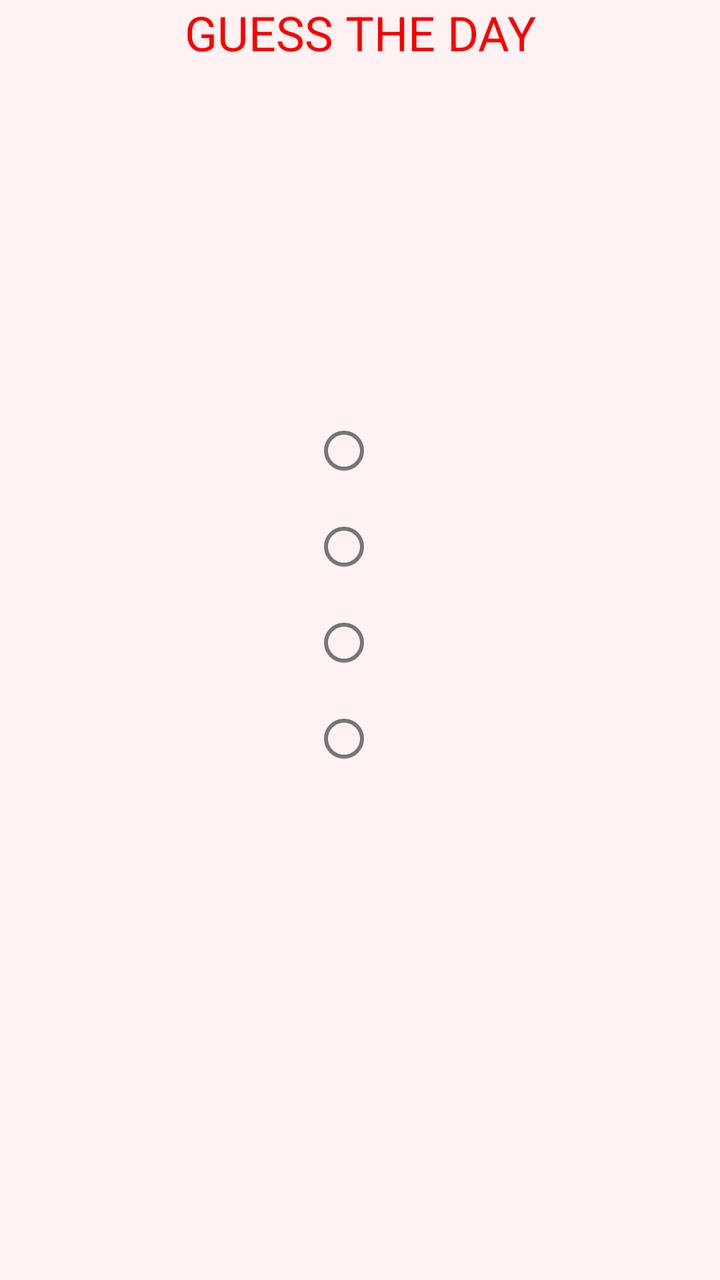
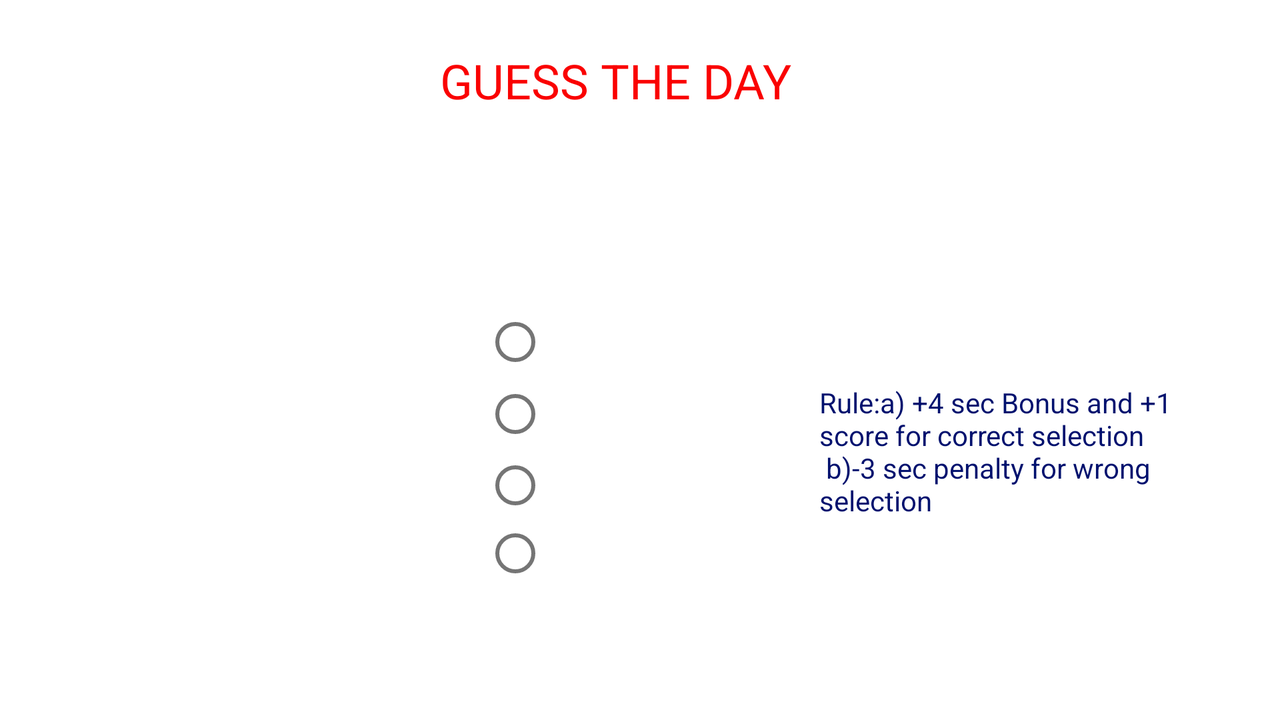

First picture: res/layout/ on a phone held upright. Second picture: the repository's own variant of that layout, on a device whose configuration matches the variant's folder. Source for both follows.
<!-- AndroidManifest.xml: application theme Theme.GuessTheDay -->
<!-- res/layout/activity_main.xml -->
<?xml version="1.0" encoding="utf-8"?>
<androidx.constraintlayout.widget.ConstraintLayout xmlns:android="http://schemas.android.com/apk/res/android"
    xmlns:app="http://schemas.android.com/apk/res-auto"
    xmlns:tools="http://schemas.android.com/tools"
    android:layout_width="match_parent"
    android:layout_height="match_parent"
    android:background="#FFF2F2"
    tools:context=".MainActivity">

    <TextView
        android:id="@+id/textView"
        android:layout_width="wrap_content"
        android:layout_height="wrap_content"
        android:text="@string/textview"
        android:textColor="#FA0101"
        android:textSize="24sp"
        app:layout_constraintEnd_toEndOf="parent"
        app:layout_constraintStart_toStartOf="parent"
        app:layout_constraintTop_toTopOf="parent" />


    <TextView
        android:id="@+id/textView2"
        android:layout_width="291dp"
        android:layout_height="77dp"
        android:layout_marginTop="92dp"
        android:text="@string/textview2"
        android:textColor="#200157"
        android:textColorHint="#28016E"
        android:textSize="20sp"
        android:textStyle="bold"
        app:layout_constraintBottom_toBottomOf="parent"
        app:layout_constraintEnd_toEndOf="parent"
        app:layout_constraintStart_toStartOf="parent"
        app:layout_constraintTop_toBottomOf="@+id/textView"
        app:layout_constraintVertical_bias="0.0" />

    <TextView
        android:id="@+id/textView3"
        android:layout_width="wrap_content"
        android:layout_height="wrap_content"
        android:layout_marginTop="256dp"
        android:text=""
        android:textColor="#F80000"
        app:layout_constraintBottom_toBottomOf="parent"
        app:layout_constraintEnd_toEndOf="parent"
        app:layout_constraintHorizontal_bias="0.498"
        app:layout_constraintStart_toStartOf="parent"
        app:layout_constraintTop_toBottomOf="@+id/textView2"
        app:layout_constraintVertical_bias="0.004" />

    <RadioGroup
        android:id="@+id/radioGroup2"
        android:layout_width="wrap_content"
        android:layout_height="wrap_content"
        app:layout_constraintBottom_toTopOf="@+id/radioGroup"
        app:layout_constraintEnd_toEndOf="parent"
        app:layout_constraintHorizontal_bias="0.5"
        app:layout_constraintStart_toStartOf="parent"
        app:layout_constraintTop_toBottomOf="@+id/textView2">

        <RadioButton
            android:id="@+id/radioButton"
            android:layout_width="match_parent"
            android:layout_height="wrap_content"
            android:checked="false"
            android:textColor="#00158C" />

        <RadioButton
            android:id="@+id/radioButton2"
            android:layout_width="match_parent"
            android:layout_height="wrap_content"
            android:checked="false"
            android:textColor="#00158C" />

        <RadioButton
            android:id="@+id/radioButton3"
            android:layout_width="match_parent"
            android:layout_height="wrap_content"
            android:checked="false"
            android:textColor="#00158C" />

        <RadioButton
            android:id="@+id/radioButton4"
            android:layout_width="match_parent"
            android:layout_height="wrap_content"
            android:checked="false"
            android:textColor="#00158C" />
    </RadioGroup>


</androidx.constraintlayout.widget.ConstraintLayout>
<!-- resources referenced by this layout -->
<resources>
  <string name="textview"><h2>GUESS THE DAY</h2></string>
  <string name="textview2" />
  <style name="Theme.GuessTheDay" parent="Theme.MaterialComponents.DayNight.DarkActionBar">
          
          <item name="colorPrimary">@color/purple_500</item>
          <item name="colorPrimaryVariant">@color/purple_700</item>
          <item name="colorOnPrimary">@color/white</item>
          
          <item name="colorSecondary">@color/teal_200</item>
          <item name="colorSecondaryVariant">@color/teal_700</item>
          <item name="colorOnSecondary">@color/black</item>
          
          <item name="android:statusBarColor" tools:targetApi="l">?attr/colorPrimaryVariant</item>
          
      </style>
  <color name="purple_500">#FF6200EE</color>
  <color name="purple_700">#FF3700B3</color>
  <color name="white">#FFFFFFFF</color>
  <color name="teal_200">#FF03DAC5</color>
  <color name="teal_700">#FF018786</color>
  <color name="black">#FF000000</color>
</resources>
<!-- res/layout-land/activity_main.xml (the repository's variant of the layout above) -->
<!-- drawn on the phone turned sideways -->
<?xml version="1.0" encoding="utf-8"?>
<androidx.constraintlayout.widget.ConstraintLayout xmlns:android="http://schemas.android.com/apk/res/android"
    xmlns:app="http://schemas.android.com/apk/res-auto"
    xmlns:tools="http://schemas.android.com/tools"
    android:layout_width="match_parent"
    android:layout_height="match_parent"
    tools:context=".MainActivity">


    <TextView
        android:id="@+id/textView"
        android:layout_width="250dp"
        android:layout_height="61dp"
        android:layout_marginTop="24dp"
        android:text="@string/textview"
        android:textColor="#FA0101"
        android:textSize="24sp"
        app:layout_constraintEnd_toEndOf="parent"
        app:layout_constraintHorizontal_bias="0.564"
        app:layout_constraintStart_toStartOf="parent"
        app:layout_constraintTop_toTopOf="parent" />

    <TextView
        android:id="@+id/textView2"
        android:layout_width="242dp"
        android:layout_height="63dp"
        android:text="@string/textview2"
        android:textColor="#200157"
        android:textColorHint="#28016E"
        android:textSize="16sp"
        android:textStyle="bold"
        app:layout_constraintBottom_toBottomOf="parent"
        app:layout_constraintEnd_toEndOf="parent"
        app:layout_constraintHorizontal_bias="0.556"
        app:layout_constraintStart_toStartOf="parent"
        app:layout_constraintTop_toBottomOf="@+id/textView"
        app:layout_constraintVertical_bias="0.0" />

    <TextView
        android:id="@+id/textView3"
        android:layout_width="144dp"
        android:layout_height="117dp"
        android:text=""
        android:textColor="#F80000"
        app:layout_constraintBottom_toBottomOf="parent"
        app:layout_constraintEnd_toEndOf="parent"
        app:layout_constraintHorizontal_bias="0.145"
        app:layout_constraintStart_toStartOf="parent"
        app:layout_constraintTop_toTopOf="parent"
        app:layout_constraintVertical_bias="0.789" />

    <RadioGroup
        android:id="@+id/radioGroup2"
        android:layout_width="157dp"
        android:layout_height="166dp"
        app:layout_constraintBottom_toBottomOf="parent"
        app:layout_constraintEnd_toEndOf="parent"
        app:layout_constraintStart_toStartOf="parent"
        app:layout_constraintTop_toBottomOf="@+id/textView2"
        app:layout_constraintVertical_bias="0.126">

        <RadioButton
            android:id="@+id/radioButton"
            android:layout_width="match_parent"
            android:layout_height="35dp"
            android:checked="false"
            android:textColor="#00158C" />

        <RadioButton
            android:id="@+id/radioButton2"
            android:layout_width="match_parent"
            android:layout_height="37dp"
            android:checked="false"
            android:textColor="#00158C" />

        <RadioButton
            android:id="@+id/radioButton3"
            android:layout_width="match_parent"
            android:layout_height="34dp"
            android:checked="false"
            android:textColor="#00158C" />

        <RadioButton
            android:id="@+id/radioButton4"
            android:layout_width="match_parent"
            android:layout_height="34dp"
            android:checked="false"
            android:textColor="#00158C" />
    </RadioGroup>

    <TextView
        android:id="@+id/textView4"
        android:layout_width="122dp"
        android:layout_height="67dp"
        app:layout_constraintBottom_toBottomOf="parent"
        app:layout_constraintEnd_toEndOf="parent"
        app:layout_constraintHorizontal_bias="0.14"
        app:layout_constraintStart_toStartOf="parent"
        app:layout_constraintTop_toTopOf="parent"
        app:layout_constraintVertical_bias="0.343" />

    <TextView
        android:id="@+id/textView6"
        android:layout_width="101dp"
        android:layout_height="48dp"
        android:fontFamily="sans-serif-black"
        android:textColor="#0913ED"
        android:textSize="20sp"
        app:layout_constraintBottom_toBottomOf="parent"
        app:layout_constraintEnd_toEndOf="parent"
        app:layout_constraintHorizontal_bias="0.856"
        app:layout_constraintStart_toStartOf="parent"
        app:layout_constraintTop_toTopOf="parent"
        app:layout_constraintVertical_bias="0.379" />

    <TextView
        android:id="@+id/textView7"
        android:layout_width="197dp"
        android:layout_height="110dp"
        android:text="Rule:a) +4 sec Bonus and +1 score for correct selection \n b)-3 sec penalty for wrong selection"
        android:textColor="#00116E"
        app:layout_constraintBottom_toBottomOf="parent"
        app:layout_constraintEnd_toEndOf="parent"
        app:layout_constraintHorizontal_bias="0.925"
        app:layout_constraintStart_toStartOf="parent"
        app:layout_constraintTop_toTopOf="parent"
        app:layout_constraintVertical_bias="0.766" />


</androidx.constraintlayout.widget.ConstraintLayout>
